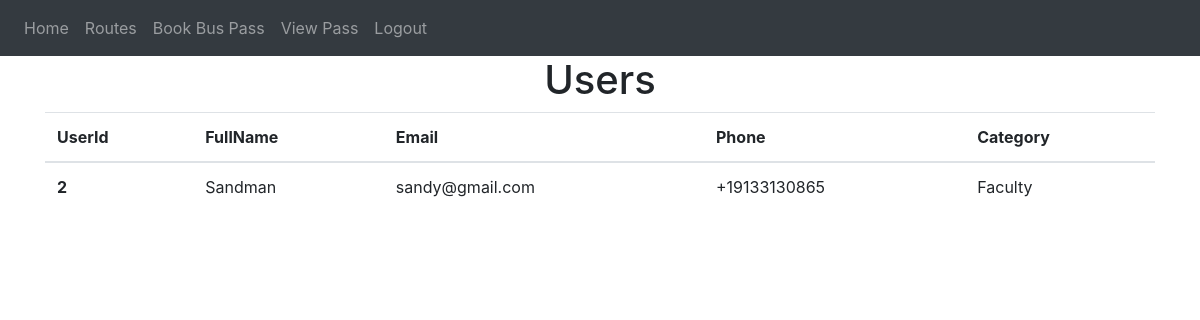
The app's page /users (signed in), older data.
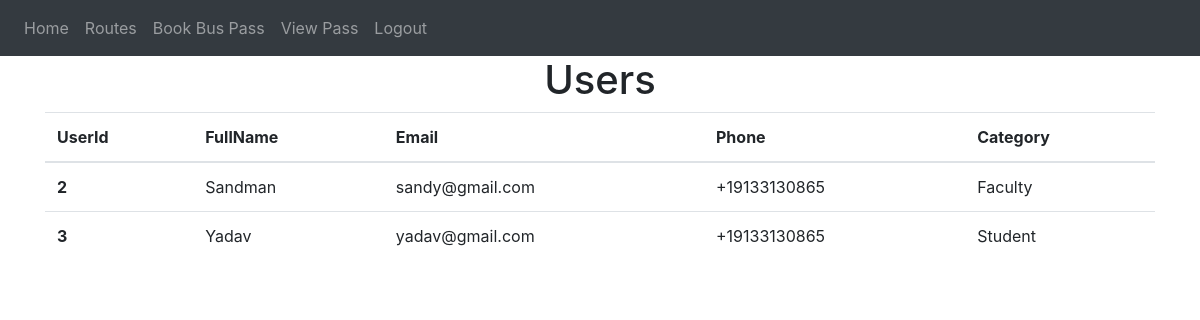
The same page, newer data.
### website/models.py (models this page shows)
class User(db.Model, UserMixin):
    id = db.Column(db.Integer, primary_key=True)
    username = db.Column(db.String(150), unique=True)
    password = db.Column(db.String(150))
    name = db.Column(db.String(150))
    phone = db.Column(db.String(150))
    role = db.Column(db.Integer)
    categoryid = db.Column(db.Integer, db.ForeignKey('category.id'))
    appvisits = db.Column(db.Integer)
    categories = db.relationship('Category')

### website/views.py (the view)
@views.route('/users', methods=['GET'])
@login_required
def users():
    users = User.query.filter(User.role != 1).all()
    return render_template('users.html', user=current_user, users = users)

### website/__init__.py (called while the page is built)
def create_app():
    app = Flask(__name__)
    app.config['SECRET_KEY'] = 'SANDEEP'
    app.config['SQLALCHEMY_DATABASE_URI'] =\
        'sqlite:///' + path.join(basedir, 'database.db')
    db.init_app(app)
    from .views import views
    from .auth import auth
    app.register_blueprint(views, url_prefix='/')
    app.register_blueprint(auth, url_prefix='/')
    from .models import User, Note
    login_manager = LoginManager(app)
    login_manager.login_view = 'auth.login' # type: ignore
    login_manager.init_app(app)
    @login_manager.user_loader
    def load_user(id):
        return User.query.get(int(id))
    with app.app_context():
        create_database()
    return app

### website/templates/users.html
{% extends "base.html" %} {% block title %}Home{% endblock %} {% block content
    %}
    <h1 align="center">Users</h1>
    <table class="table">
      <thead>
        <tr>
          <th scope="col">UserId</th>
          <th scope="col">FullName</th>
          <th scope="col">Email</th>
          <th scope="col">Phone</th>
          <th scope="col">Category</th>
        </tr>
      </thead>
      <tbody>
        {% for user in users %}
        <tr>
          <th scope="row">{{user.id}}</th>
          <td>{{user.name}}</td>
          <td>{{user.username}}</td>
          <td>{{user.phone}}</td>
          <td>{{'Faculty' if user.categoryid == 1 else 'Student' }}</td>
        </tr>
        {% endfor %}
      </tbody>
    </table>
    {% endblock %}

### website/templates/base.html (shortened to what this page needs)
<!DOCTYPE html>
<html>
  <head>
    <link
      rel="stylesheet"
      href="https://stackpath.bootstrapcdn.com/bootstrap/4.4.1/css/bootstrap.min.css"
    />
    <link
      rel="stylesheet"
      href="https://stackpath.bootstrapcdn.com/font-awesome/4.7.0/css/font-awesome.min.css"
    />
  </head>
  <body>
    <nav class="navbar navbar-expand-lg navbar-dark bg-dark">
      <div class="collapse navbar-collapse" id="navbar">
        <div class="navbar-nav">
          {% if user.is_authenticated %}
          <a class="nav-item nav-link" id="home" href="/">Home</a>
          <a class="nav-item nav-link" id="logout" href="/routes">Routes</a>
          <a class="nav-item nav-link" id="logout" href="/bookpass">Book Bus Pass</a>
          <a class="nav-item nav-link" id="logout" href="/viewpass">View Pass</a>
          <a class="nav-item nav-link" id="logout" href="/logout">Logout</a>
          {% else %}
          <a class="nav-item nav-link" id="login" href="/login">Login</a>
          <a class="nav-item nav-link" id="signUp" href="/sign-up">Sign Up</a>
          {% endif %}
        </div>
      </div>
    </nav>
    <div class="container">{% block content %} {% endblock %}</div>
  </body>
</html>

Row changes from the older to the newer data that the page shows:
added User: id "3", name "Yadav", username "yadav@gmail.com", phone "+19133130865", categoryid "Student"
